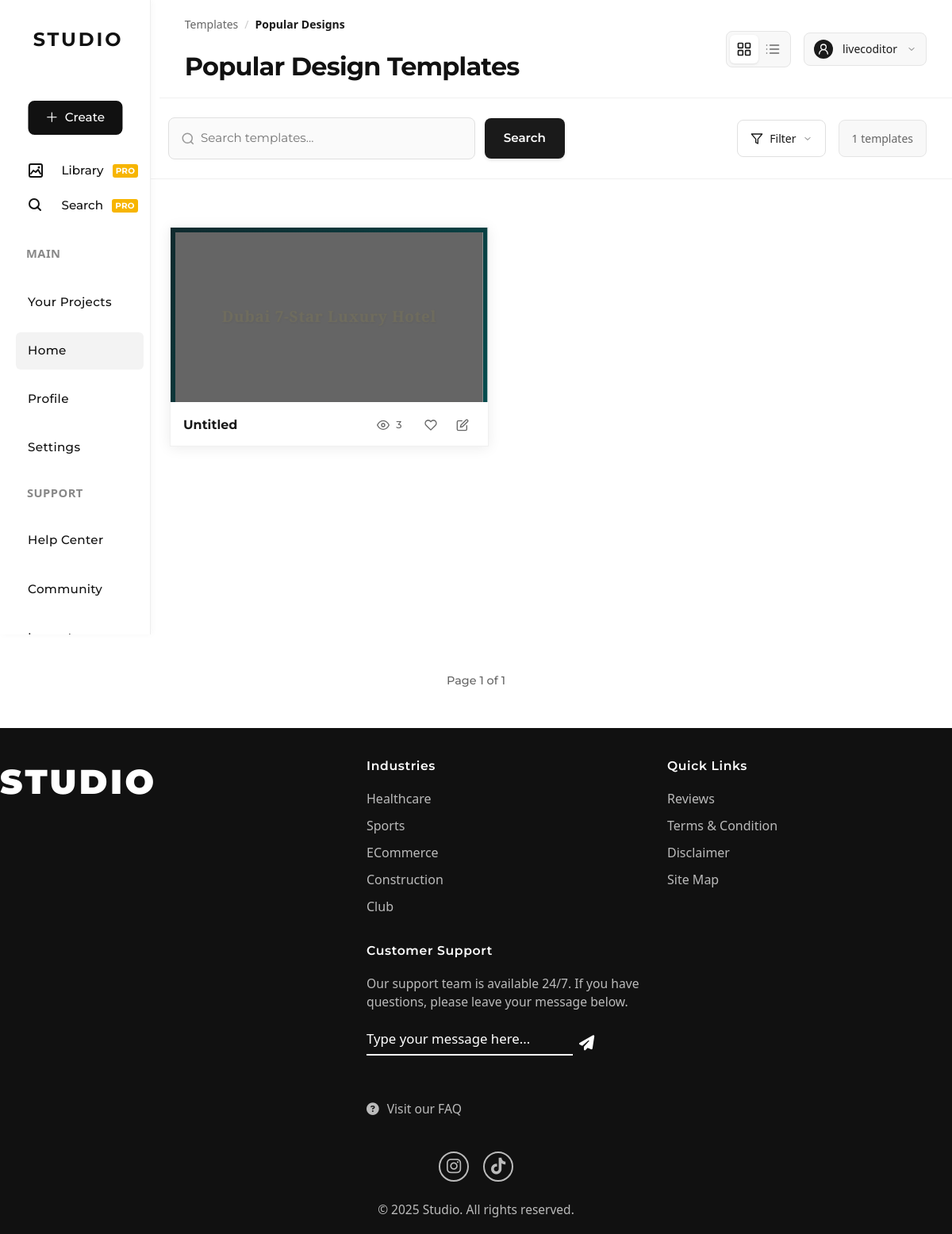
Screenshot of /main (signed in) with the database file from the repository.
### app/models.py (models this page shows, shortened)
class User(AbstractUser):
    has_agreed_policy = models.BooleanField(default=False)
    pass

class Pen(models.Model):
    user = models.ForeignKey(User, on_delete=models.CASCADE)
    title = models.CharField(max_length=200, blank=True)
    html_code = models.TextField()
    css_code = models.TextField(blank=True)
    js_code = models.TextField(blank=True)
    extra_files = models.JSONField(default=dict, blank=True)
    created_at = models.DateTimeField(auto_now_add=True)
    updated_at = models.DateTimeField(auto_now=True)
    is_draft = models.BooleanField(default=True)
    views = models.IntegerField(default=0)
    is_fork = models.BooleanField(default=False)
    is_edited = models.BooleanField(default=False)
    class Meta:
        db_table = 'app_pen'

### app/views.py (the view)
# urls.py: path("main", views.main, name = "main"),
def main(request):
    search_q = request.GET.get('q', '').strip()
    terms = search_q.split() if search_q else []
    pens = Pen.objects.exclude(title__startswith='Fork of').exclude(title__startswith='Edited by')
    if terms:
        pens = advanced_title_search(pens, search_q)
    pens = pens.order_by('-created_at')
    paginator = Paginator(pens, 9)
    page_number = request.GET.get('page')
    postPage = paginator.get_page(page_number)
    not_found = bool(terms) and not pens.exists()
    if request.user.is_authenticated:
        obj = UserTitle.objects.filter(user=request.user).first()
        title_text = obj.title if obj else "Untitled"
        has_agreed_policy = getattr(request.user, 'has_agreed_policy', False)
    else:
        title_text = "Untitled"
        has_agreed_policy = False
    return render(request, "app/main.html", {
        "postPage":    postPage,
        "title_text":  title_text,
        "search_q":    search_q,
        "not_found":   not_found,
        "has_agreed_policy": has_agreed_policy,
        'pens': pens,
    })

### app/templates/app/main.html (shortened to what this page needs)
{% extends "app/base.html" %}
{% block body %}
{% load socialaccount %}
  <div class="layout-root">
    <div class="page-flex">
    <div class="sidebar">
      <div class="sidebar-logo" style="font-family: 'Montserrat',
    sans-serif; font-size: 1.5rem; font-weight: 700; color: #111; margin-left: 0.5rem;">STUDIO</div>
      <div class="sidebar-tools">
        <a href="{% url 'create' %}" class="create-btn-small" style="text-decoration:none; margin-bottom: 1.2rem; margin-top: 0.5rem;">
          <span style="font-size:1.1em;">＋</span> Create
        </a>
        <a href="{% url 'library' %}" class="sidebar-tool-btn" style="text-decoration:none;">
          <span class="icon">
          </span>
          Library
          <span style="margin-right: 2px; font-size: 0.65rem; color: #fff; background: #f7b500; padding: 1px 4px; border-radius: 3px; font-weight: 700; letter-spacing: 0.02em;">PRO</span>
        </a>
        <a href="{% url 'library' %}" class="sidebar-tool-btn" id="search-btn" type="button" style="margin-bottom: 1rem;">
          <span class="icon">
            <svg width="20" height="20" viewBox="0 0 20 20" fill="none" xmlns="http://www.w3.org/2000/svg">
              <circle cx="8" cy="8" r="6" stroke="#111" stroke-width="2"/>
              <line x1="12" y1="12" x2="16" y2="16" stroke="#111" stroke-width="2" stroke-linecap="round"/>
            </svg>
          </span>
          Search
          <span style="margin-right: 2px; font-size: 0.65rem; color: #fff; background: #f7b500; padding: 1px 4px; border-radius: 3px; font-weight: 700; letter-spacing: 0.02em;">PRO</span>
        </a>
      </div>
      <div class="sidebar-section-label" style="position: relative; left: 33px;">Main</div>
      <div class="sidebar-buttons" style="margin-top: 20px;">
        {% if user.is_authenticated %}
        <a href="{% url 'projects' %}" class="sidebar-btn"><span>Your Projects</span></a>
    {% endif %}
            <a href="{% url 'main' %}" class="sidebar-btn active"><span>Home</span></a>
        {% if user.is_authenticated %}
        <a href="{% url 'profile' %}" class="sidebar-btn"><span>Profile</span></a>
    {% endif %}
        <a href="{% url 'settings' %}" class="sidebar-btn"><span>Settings</span></a>
      </div>
      <div class="sidebar-extra-section">
        <div class="sidebar-section-label" style="position: relative; left: 34px; margin-bottom: 15px;">Support</div>
        <a href="{% url 'help_center' %}" class="sidebar-btn"><span>Help Center</span></a>
        <a href="https://codingeditor.slack.com/archives/C097C03BCA1" class="sidebar-btn"><span>Community</span></a>
        <a  href="{% url 'logout' %}" type="button" class="sidebar-btn" id="logout-btn"><span>Logout</span></a>
      </div>
    </div>
    <div class="main-content">
      <div class="top-bar">
        <div class="top-bar-container">
          <div class="top-bar-left">
            <div class="breadcrumb">
              <span class="breadcrumb-item">Templates</span>
              <span class="breadcrumb-separator">/</span>
              <span class="breadcrumb-item active">Popular Designs</span>
            </div>
            <h1 class="page-title" style="font-family: 'Montserrat',
    sans-serif; font-size: 2rem; font-weight: 700; color: #111;">Popular Design Templates</h1>
          </div>
          <div class="top-bar-right">
            <div class="top-bar-actions">
              <div class="view-toggle">
                <button class="view-btn active" data-view="grid" title="Grid View">
                </button>
                <button class="view-btn" data-view="list" title="List View">
                </button>
              </div>
              <div class="user-menu">
                <button class="user-menu-btn" id="user-menu-btn">
                  <div class="user-avatar">
                    <svg width="16" height="16" viewBox="0 0 24 24" fill="none" xmlns="http://www.w3.org/2000/svg">
                      <circle cx="12" cy="8" r="5" stroke="currentColor" stroke-width="2"/>
                      <path d="M20 21C20 16.5817 16.4183 13 12 13C7.58172 13 4 16.5817 4 21" stroke="currentColor" stroke-width="2" stroke-linecap="round"/>
                    </svg>
                  </div>
                  <span class="user-name">{{ request.user.username }}</span>
                  <svg class="dropdown-arrow" width="12" height="12" viewBox="0 0 24 24" fill="none" xmlns="http://www.w3.org/2000/svg">
                    <path d="M6 9L12 15L18 9" stroke="currentColor" stroke-width="2" stroke-linecap="round" stroke-linejoin="round"/>
                  </svg>
                </button>
              </div>
            </div>
          </div>
        </div>
      </div>
      <div class="search-section">
        <div class="search-container">
          <div class="search-wrapper">
            <svg class="search-icon" width="18" height="18" viewBox="0 0 24 24" fill="none" xmlns="http://www.w3.org/2000/svg">
              <circle cx="11" cy="11" r="8" stroke="currentColor" stroke-width="2"/>
              <path d="M21 21L16.514 16.506L21 21Z" stroke="currentColor" stroke-width="2" stroke-linecap="round"/>
            </svg>
            <form class="projects-search-form" method="get" action="">
              <input class="projects-search-input" type="text" name="q" placeholder="Search templates..." value="{{ request.GET.q|default:'' }}">
              <button class="projects-search-btn" type="submit">Search</button>
            </form>
          </div>
          <div class="filter-actions">
              <div class="filter-dropdown">
                <button class="filter-btn" id="filter-btn">
                  <svg width="16" height="16" viewBox="0 0 24 24" fill="none" xmlns="http://www.w3.org/2000/svg">
                    <path d="M22 3H2L10 12.46V19L14 21V12.46L22 3Z" stroke="currentColor" stroke-width="2" stroke-linecap="round" stroke-linejoin="round"/>
                  </svg>
                  Filter
                  <svg class="filter-arrow" width="12" height="12" viewBox="0 0 24 24" fill="none" xmlns="http://www.w3.org/2000/svg">
                    <path d="M6 9L12 15L18 9" stroke="currentColor" stroke-width="2" stroke-linecap="round" stroke-linejoin="round"/>
                  </svg>
                </button>
              </div>
            <div class="template-count">
              {{ pens|length }} templates
            </div>
          </div>
        </div>
      </div>
      <div class="preview-gallery">
    {% for pen in postPage %}
        <div class="template-card" onclick="incrementViewAndNavigate({{ pen.id }})" data-pen-id="{{ pen.id }}" style="cursor: pointer;">
          <div class="preview-container">
                      <iframe
              class="preview-frame"
              srcdoc="<style>html,body{margin:0;padding:0;overflow:hidden;}</style>{{ pen.html_code }}<style>{{ pen.css_code }}</style><script>{{ pen.js_code }}</script>"
              title="Template Preview"
              loading="lazy"
              allowfullscreen
              style="pointer-events: none;transform:scale(0.3);transform-origin:top left;width:333%;height:333%;"
            ></iframe>
          </div>
          <div class="template-info">
            <div class="template-title">{{ pen.title|default:"Untitled Template" }}</div>
            <div class="template-actions">
              <div class="view-counter" title="Views">
                <span class="view-count">{{ pen.views }}</span>
              </div>
              <button class="like-btn" data-template-id="{{ pen.id }}" title="Like">
              </button>
              <a href="{% url 'edit_pen' pen.id %}" class="edit-btn" title="Edit Template">
              </a>
            </div>
          </div>
        </div>
    {% endfor %}
</div>
</div>
  </div>
</div>
<div class="pagination-container">
  <div class="pagination-info">
    Page {{ postPage.number }} of {{ postPage.paginator.num_pages }}
  </div>
</div>
<footer style="background: #111; color: #fff; padding: 36px 0 0 0; margin-top: 48px;">
  <div style="max-width: 1300px; margin: 0 auto; display: flex; flex-wrap: wrap; align-items: flex-start; justify-content: flex-start; gap: 0 32px;">
    <div style="flex: 0 0 180px; min-width: 140px; margin-bottom: 32px; display: flex; align-items: flex-start;">
      <span style="font-size: 2.7rem; font-weight: 900; font-family: 'Montserrat', 'Inter', Arial, sans-serif; letter-spacing: 0.08em; color: #fff;">STUDIO</span>
    </div>
    <div style="flex: 1 1 0; display: flex; flex-wrap: wrap; justify-content: flex-start; gap: 0 20px; margin-left: 250px;">
      <div style="flex: 1 1 180px; min-width: 160px; margin-bottom: 32px; text-align: left;">
        <div style="font-size: 0.98rem; font-weight: 600; font-family: 'Montserrat', 'Inter', Arial, sans-serif; letter-spacing: 0.04em; margin-bottom: 18px; color: #fff;">Industries</div>
        <div style="color: #bbb; margin-bottom: 10px;">Healthcare</div>
        <div style="color: #bbb; margin-bottom: 10px;">Sports</div>
        <div style="color: #bbb; margin-bottom: 10px;">ECommerce</div>
        <div style="color: #bbb; margin-bottom: 10px;">Construction</div>
        <div style="color: #bbb;">Club</div>
      </div>
      <div style="flex: 1 1 180px; min-width: 160px; margin-bottom: 32px; text-align: left;">
        <div style="font-size: 0.98rem; font-weight: 600; font-family: 'Montserrat', 'Inter', Arial, sans-serif; letter-spacing: 0.04em; margin-bottom: 18px; color: #fff;">Quick Links</div>
        <div style="color: #bbb; margin-bottom: 10px;">Reviews</div>
        <div style="color: #bbb; margin-bottom: 10px;">Terms & Condition</div>
        <div style="color: #bbb; margin-bottom: 10px;">Disclaimer</div>
        <div style="color: #bbb;">Site Map</div>
      </div>
      <div style="flex: 1 1 340px; min-width: 260px; margin-bottom: 10px;">
        <div style="margin-bottom: 18px; font-size: 0.98rem; font-weight: 600; font-family: 'Montserrat', 'Inter', Arial, sans-serif; letter-spacing: 0.04em; color: #fff;">Customer Support</div>
        <div class="custom-onboarding-form" style="background: none; box-shadow: none; border-radius: 0; padding: 0; margin: 0;">
          <div style="color: #bbb; font-size: 0.98rem; margin-bottom: 14px;">
            Our support team is available 24/7. If you have questions, please leave your message below.
          </div>
          <form method="post" id="helpForm" action="{% url 'help_center' %}" style="width: 100%; display: flex; align-items: center; position: relative;">
            <input class="custom-input" type="text" name="support_query" placeholder="Type your message here..." id="helpInput" />
            <button class="custom-send-btn" type="submit" style="position: relative; bottom: 17px;">
              <i class="fas fa-paper-plane"></i>
            </button>
          </form>
        </div>
        <div style="margin-top: 24px;">
          <div style="color: #bbb; font-size: 0.98rem; display: flex; align-items: center;">
            <i class="fas fa-question-circle" style="margin-right: 10px; color: #bbb;"></i>
            <a href="/faq" style="color: #bbb; font-weight: 500; text-decoration: none;">Visit our FAQ</a>
          </div>
        </div>
      </div>
    </div>
  </div>
  <div style="display: flex; justify-content: center; align-items: center; gap: 18px; margin: 32px 0 0 0;">
    <a href="#" class="footer-social-circle" style="display: flex; align-items: center; justify-content: center; width: 38px; height: 38px; border-radius: 50%; border: 2px solid #bbb; color: #bbb; font-size: 1.3rem; transition: border 0.2s, color 0.2s; text-decoration: none;">
      <i class="fab fa-instagram"></i>
    </a>
    <a href="#" class="footer-social-circle" style="display: flex; align-items: center; justify-content: center; width: 38px; height: 38px; border-radius: 50%; border: 2px solid #bbb; color: #bbb; font-size: 1.3rem; transition: border 0.2s, color 0.2s; text-decoration: none;">
      <i class="fab fa-tiktok"></i>
    </a>
  </div>
  <div style="text-align: center; color: #bbb; font-size: 0.97rem; margin-top: 24px; padding-bottom: 18px;">&copy; 2025 Studio. All rights reserved.</div>
</footer>
{% endblock %}

### app/templates/app/base.html (shortened to what this page needs)
{% load static %}
<!DOCTYPE html>
<html lang="en">
  <head>
    <link rel="stylesheet" href="{% static 'app/styles.css' %}">
    <link href="https://cdn.jsdelivr.net/npm/bootstrap@5.3.0/dist/css/bootstrap.min.css" rel="stylesheet">
    <link rel="stylesheet" href="https://cdnjs.cloudflare.com/ajax/libs/font-awesome/6.4.0/css/all.min.css">
  </head>
<body>
  <div class="body">
    {% block body %}
    {% endblock %}
  </div>
</body>
</html>

### app/static/app/styles.css (style rules this page uses)
* { margin: 0; padding: 0; box-sizing: border-box; }
body { font-family: 'Helvetica Neue', Arial, sans-serif; line-height: 1.4; color: #000; background: #fff; overflow-x: hidden; }
a { color: #007bff; text-decoration: none; }

### rows the page displays
User: user.username "livecoditor"
Pen: title "Untitled", views "3"

### other values shown
{{ pens|length }} "1"
{{ postPage.number }} "1"
{{ postPage.paginator.num_pages }} "1"
